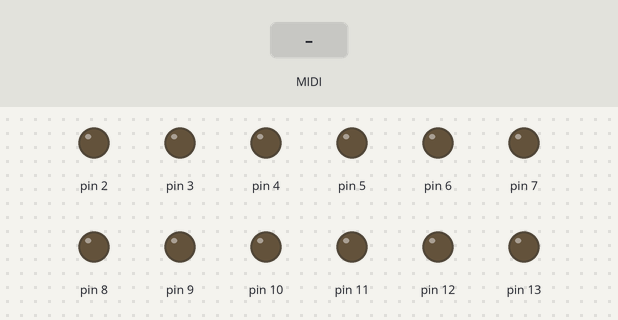
This sketch was run on a simulated Arduino Uno, built with avr-gcc and run on an emulated ATmega328P. Shown: output pins drawn as LEDs (lit = HIGH). The inputs (shaded band) are chosen by the test bench. MIDI output is not drawn.

Above: at 1.2 s.
1.3 s: MIDI note 36 received
At 1.43 s:
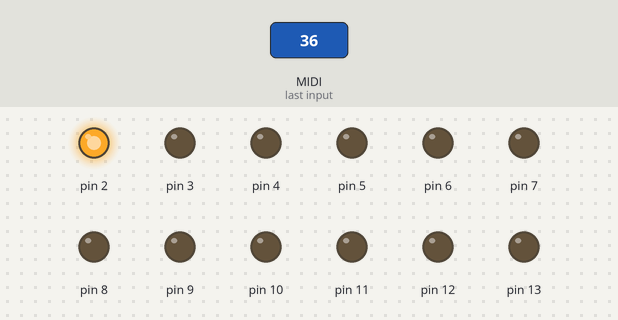
4.3 s: MIDI note 48 received
At 4.62 s:
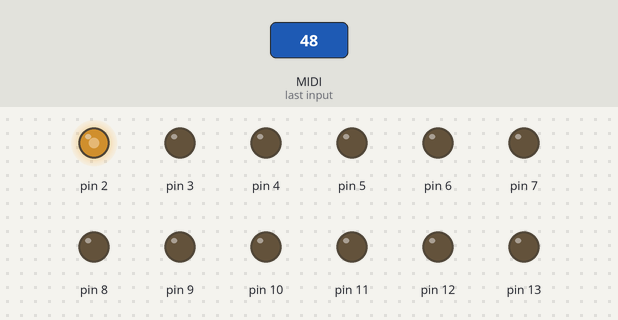
Timing chart, 0 to 7.3 s (numbered marks = the images above; inputs shaded):
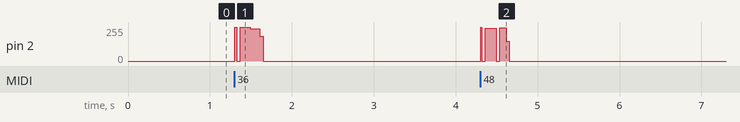

Measured:
- after the input at 1.3 s, pin 2: 0/255 → 252/255 at once, → 241/255 0.19 s later, → 0/255 0.12 s later
- after the input at 4.3 s, pin 2: 0/255 → 246/255 at once, → 249/255 0.19 s later, → 0/255 0.12 s later

The sketch:

Polyphonic_Interrupter.ino
```cpp
#include <TimerOne.h>
#include <MIDI.h>
#include "pitches.h"

#define CLR(x,y) (x&=(~_BV(y)))
#define SET(x,y) (x|=(_BV(y)))
#define minVoice 1
#define maxVoice 3
#define vibratoSpeed 80000

byte currentNote[maxVoice + 1]; //current midi note on voice
byte currentChannel[maxVoice + 1]; //current midi channel on voice
float pitch[maxVoice + 1]; //current pitchval on voice
float onTime[maxVoice + 1]; //current ontime on voice
float offTime[maxVoice + 1]; //current offtime on voice
float dutyCycle[maxVoice + 1]; //current dutycycle on voice
unsigned long previousOff[maxVoice + 1]; //previous offtime on voice
unsigned long previousTime[maxVoice + 1]; //previous time on voice

float bendFactor[17]; //bendfactor midi channel
float originalBend[17]; //originalbend midi channel
float maxVibrato[17];
bool enableVibrato[17]; //enable vibrato midi channel
bool vibratoState[17]; //vibrato state midi channel
byte bendRange[17]; //bend range midi channel
byte controlVal1 = -1;
byte controlVal2 = -1;

MIDI_CREATE_DEFAULT_INSTANCE();

void setup() {
  for (int i = 2; i < 14; i++) {
    pinMode(i, OUTPUT);
  }
  for (int i = 1; i < 17; i++) {
    bendFactor[i] = 1;
    originalBend[i] = 1;
    bendRange[i] = 2;
    enableVibrato[i] = 0;
    vibratoState[i] = 0;
  }
  Timer1.initialize(vibratoSpeed);
  Timer1.attachInterrupt(vibrato);
  MIDI.begin(MIDI_CHANNEL_OMNI);
  MIDI.setHandleNoteOn(handleNoteOn);
  MIDI.setHandleNoteOff(handleNoteOff);
  MIDI.setHandlePitchBend(handlePitchBend);
  MIDI.setHandleControlChange(handleControlChange);
  Serial.begin(115200);
}

void loop() {
  MIDI.read();
  unsigned long currentTime = micros();
  for (int i = minVoice; i <= maxVoice; i++) {
    if (currentNote[i] != 0 && currentTime - previousTime[i] >= onTime[i]) {
      if (currentTime - previousOff[i] >= offTime[i]) {
        CLR(PORTD, i + 1);
        previousOff[i] = currentTime;
      }
      else {
        SET(PORTD, i + 1);
      }
      previousTime[i] = currentTime;
    }
  }
}

void handleNoteOn(byte channel, byte note, byte velocity) {
  if (channel != 10) {
    for (int i = minVoice; i <= maxVoice; i++) {
      if (currentNote[i] == 0) {
        currentNote[i] = note;
        pitch[i] = pitchVals[note];
        currentChannel[i] = channel;
        dutyCycle[i] = mapF(velocity, 0.0, 127.0, 0, 0.015);
        reTrigger(channel);
        break;
      }
    }
  }
}

void handleNoteOff(byte channel, byte note, byte velocity) {
  for (int i = minVoice; i <= maxVoice; i++) {
    if (currentNote[i] == note && currentChannel[i] == channel) {
      currentNote[i] = 0;
      currentChannel[i] = 0;
      CLR(PORTD, i + 1);
      break;
    }
  }
}

void handlePitchBend(byte channel, int bend) {
  int mapped = map(bend * -1, -8192, 8191, 0, 64);
  if (bendRange[channel] == 12) {
    bendFactor[channel] = bendVal12[mapped];
  }
  else {
    bendFactor[channel] = bendVal2[mapped];
  }
  originalBend[channel] = bendFactor[channel];
  reTrigger(channel);
}

void handleControlChange(byte channel, byte firstByte, byte secondByte) {
  if (firstByte == 1) {
    if (secondByte > 0) {
      enableVibrato[channel] = true;
      maxVibrato[channel] = mapF(secondByte, 0.0, 127.0, 0.0, 0.05);
    }
    else {
      enableVibrato[channel] = false;
    }
  }
  if (firstByte == 100) {
    controlVal1 = secondByte;
  }
  if (firstByte == 101) {
    controlVal2 = secondByte;
  }
  if (firstByte == 6 && controlVal1 == 0 && controlVal2 == 0) {
    bendRange[channel] = secondByte;
    controlVal1 = -1;
    controlVal2 = -1;
  }
}

void vibrato() {
  for (int i = 1; i < 17; i++) {
    if (enableVibrato[i]) {
      if (vibratoState[i]) {
        bendFactor[i] = originalBend[i] + maxVibrato[i];
      }
      else {
        bendFactor[i] = originalBend[i] - maxVibrato[i];
      }
      vibratoState[i] = !vibratoState[i];
      reTrigger(i);
    }
  }
}

void reTrigger(byte channel) {
  for (int i = minVoice; i <= maxVoice; i++) {
    if (currentChannel[i] == channel) {
      onTime[i] = dutyCycle[i] * (pitch[i] * bendFactor[channel]);
      offTime[i] = (pitch[i] * bendFactor[channel]) - onTime[i];
    }
  }
}

float mapF(float x, float in_min, float in_max, float out_min, float out_max)
{
  return (x - in_min) * (out_max - out_min) / (in_max - in_min) + out_min;
}
```

pitches.h
```cpp
const float pitchVals[128] {
  122312.20585508576,
  115447.34923405088,
  108967.78740921317,
  102851.895445316,
  97079.26212145707,
  91630.62181053622,
  86487.79018201608,
  81633.60351340896,
  77051.86140794875,
  72727.27272727272,
  68645.40455866863,
  64792.634046570114,
  61156.10292754288,
  57723.67461702544,
  54483.893704606584,
  51425.947722658,
  48539.631060728534,
  45815.31090526811,
  43243.89509100804,
  40816.80175670448,
  38525.93070397437,
  36363.63636363636,
  34322.702279334306,
  32396.31702328507,
  30578.05146377144,
  28861.83730851272,
  27241.946852303303,
  25712.973861329,
  24269.815530364256,
  22907.65545263406,
  21621.94754550402,
  20408.400878352233,
  19262.965351987186,
  18181.81818181818,
  17161.351139667153,
  16198.158511642536,
  15289.02573188572,
  14430.91865425636,
  13620.973426151651,
  12856.4869306645,
  12134.907765182128,
  11453.82772631703,
  10810.97377275201,
  10204.200439176117,
  9631.482675993593,
  9090.90909090909,
  8580.675569833576,
  8099.079255821266,
  7644.51286594286,
  7215.45932712818,
  6810.486713075825,
  6428.24346533225,
  6067.453882591066,
  5726.913863158515,
  5405.486886376005,
  5102.100219588059,
  4815.741337996797,
  4545.454545454545,
  4290.337784916788,
  4049.539627910633,
  3822.25643297143,
  3607.72966356409,
  3405.2433565379124,
  3214.121732666125,
  3033.726941295533,
  2863.4569315792573,
  2702.7434431880024,
  2551.0501097940296,
  2407.8706689983983,
  2272.7272727272725,
  2145.168892458394,
  2024.7698139553165,
  1911.128216485715,
  1803.864831782045,
  1702.6216782689562,
  1607.0608663330624,
  1516.8634706477665,
  1431.7284657896287,
  1351.3717215940012,
  1275.5250548970148,
  1203.9353344991991,
  1136.3636363636363,
  1072.584446229197,
  1012.3849069776583,
  955.5641082428575,
  901.9324158910225,
  851.3108391344781,
  803.5304331665312,
  758.4317353238832,
  715.8642328948143,
  675.6858607970006,
  637.7625274485074,
  601.9676672495996,
  568.1818181818181,
  536.2922231145985,
  506.19245348882924,
  477.78205412142876,
  450.96620794551126,
  425.6554195672391,
  401.7652165832656,
  379.2158676619415,
  357.93211644740717,
  337.8429303985003,
  318.88126372425364,
  300.9838336247998,
  284.09090909090907,
  268.14611155729926,
  253.09622674441462,
  238.89102706071438,
  225.48310397275563,
  212.82770978361955,
  200.8826082916328,
  189.60793383097075,
  178.96605822370358,
  168.92146519925015,
  159.44063186212682,
  150.4919168123999,
  142.04545454545453,
  134.07305577864966,
  126.54811337220725,
  119.44551353035719,
  112.74155198637781,
  106.41385489180973,
  100.4413041458164,
  94.80396691548542,
  89.48302911185178,
  84.46073259962508,
  79.72031593106344,
};

const float bendVal2[] = {
  0.891,
  0.894,
  0.897,
  0.901,
  0.904,
  0.907,
  0.910,
  0.914,
  0.917,
  0.920,
  0.924,
  0.927,
  0.930,
  0.934,
  0.937,
  0.940,
  0.944,
  0.947,
  0.951,
  0.954,
  0.958,
  0.961,
  0.965,
  0.968,
  0.972,
  0.975,
  0.979,
  0.982,
  0.986,
  0.989,
  0.993,
  0.996,
  1.000,
  1.004,
  1.007,
  1.011,
  1.015,
  1.018,
  1.022,
  1.026,
  1.029,
  1.033,
  1.037,
  1.041,
  1.044,
  1.048,
  1.052,
  1.056,
  1.059,
  1.063,
  1.067,
  1.071,
  1.075,
  1.079,
  1.083,
  1.087,
  1.091,
  1.094,
  1.098,
  1.102,
  1.106,
  1.110,
  1.114,
  1.118,
  1.122,
};

const float bendVal12[] = {
  0.500,
  0.511,
  0.522,
  0.534,
  0.545,
  0.557,
  0.569,
  0.582,
  0.595,
  0.608,
  0.621,
  0.635,
  0.648,
  0.663,
  0.677,
  0.692,
  0.707,
  0.723,
  0.738,
  0.755,
  0.771,
  0.788,
  0.805,
  0.823,
  0.841,
  0.859,
  0.878,
  0.897,
  0.917,
  0.937,
  0.958,
  0.979,
  1.000,
  1.022,
  1.044,
  1.067,
  1.091,
  1.114,
  1.139,
  1.164,
  1.189,
  1.215,
  1.242,
  1.269,
  1.297,
  1.325,
  1.354,
  1.384,
  1.414,
  1.445,
  1.477,
  1.509,
  1.542,
  1.576,
  1.610,
  1.646,
  1.682,
  1.719,
  1.756,
  1.795,
  1.834,
  1.874,
  1.915,
  1.957,
  2.000,
};
```
